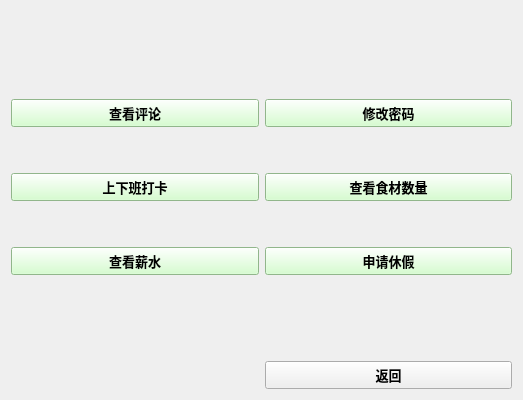
<?xml version="1.0" encoding="UTF-8"?>
<ui version="4.0">
 <class>Stockwidget</class>
 <widget class="QWidget" name="Stockwidget">
  <property name="geometry">
   <rect>
    <x>0</x>
    <y>0</y>
    <width>523</width>
    <height>400</height>
   </rect>
  </property>
  <property name="windowTitle">
   <string>509restaurant</string>
  </property>
  <layout class="QGridLayout" name="gridLayout">
   <item row="0" column="0" colspan="2">
    <layout class="QHBoxLayout" name="horizontalLayout_3"/>
   </item>
   <item row="6" column="1">
    <widget class="QPushButton" name="pushButton_7">
     <property name="font">
      <font>
       <family>Arial Black</family>
       <pointsize>10</pointsize>
       <bold>true</bold>
      </font>
     </property>
     <property name="text">
      <string>返回</string>
     </property>
    </widget>
   </item>
   <item row="1" column="0">
    <spacer name="verticalSpacer">
     <property name="orientation">
      <enum>Qt::Vertical</enum>
     </property>
     <property name="sizeHint" stdset="0">
      <size>
       <width>20</width>
       <height>40</height>
      </size>
     </property>
    </spacer>
   </item>
   <item row="1" column="1">
    <spacer name="verticalSpacer_2">
     <property name="orientation">
      <enum>Qt::Vertical</enum>
     </property>
     <property name="sizeHint" stdset="0">
      <size>
       <width>20</width>
       <height>40</height>
      </size>
     </property>
    </spacer>
   </item>
   <item row="2" column="0" colspan="2">
    <layout class="QGridLayout" name="gridLayout_2">
     <item row="4" column="1">
      <spacer name="verticalSpacer_6">
       <property name="orientation">
        <enum>Qt::Vertical</enum>
       </property>
       <property name="sizeHint" stdset="0">
        <size>
         <width>20</width>
         <height>40</height>
        </size>
       </property>
      </spacer>
     </item>
     <item row="2" column="0">
      <spacer name="verticalSpacer_7">
       <property name="orientation">
        <enum>Qt::Vertical</enum>
       </property>
       <property name="sizeHint" stdset="0">
        <size>
         <width>20</width>
         <height>40</height>
        </size>
       </property>
      </spacer>
     </item>
     <item row="7" column="0">
      <spacer name="verticalSpacer_9">
       <property name="orientation">
        <enum>Qt::Vertical</enum>
       </property>
       <property name="sizeHint" stdset="0">
        <size>
         <width>20</width>
         <height>40</height>
        </size>
       </property>
      </spacer>
     </item>
     <item row="6" column="1">
      <spacer name="verticalSpacer_4">
       <property name="orientation">
        <enum>Qt::Vertical</enum>
       </property>
       <property name="sizeHint" stdset="0">
        <size>
         <width>20</width>
         <height>40</height>
        </size>
       </property>
      </spacer>
     </item>
     <item row="5" column="1">
      <widget class="QPushButton" name="pushButton">
       <property name="sizePolicy">
        <sizepolicy hsizetype="Maximum" vsizetype="Fixed">
         <horstretch>0</horstretch>
         <verstretch>0</verstretch>
        </sizepolicy>
       </property>
       <property name="maximumSize">
        <size>
         <width>300</width>
         <height>150</height>
        </size>
       </property>
       <property name="font">
        <font>
         <family>Arial</family>
         <pointsize>10</pointsize>
         <bold>true</bold>
        </font>
       </property>
       <property name="styleSheet">
        <string notr="true">background-color: rgb(203, 255, 194);</string>
       </property>
       <property name="text">
        <string>申请休假</string>
       </property>
      </widget>
     </item>
     <item row="3" column="0">
      <widget class="QPushButton" name="pushButton_6">
       <property name="sizePolicy">
        <sizepolicy hsizetype="Maximum" vsizetype="Maximum">
         <horstretch>0</horstretch>
         <verstretch>0</verstretch>
        </sizepolicy>
       </property>
       <property name="maximumSize">
        <size>
         <width>300</width>
         <height>150</height>
        </size>
       </property>
       <property name="font">
        <font>
         <family>Arial</family>
         <pointsize>10</pointsize>
         <bold>true</bold>
        </font>
       </property>
       <property name="styleSheet">
        <string notr="true">background-color: rgb(203, 255, 194);</string>
       </property>
       <property name="text">
        <string>上下班打卡</string>
       </property>
      </widget>
     </item>
     <item row="7" column="1">
      <spacer name="verticalSpacer_10">
       <property name="orientation">
        <enum>Qt::Vertical</enum>
       </property>
       <property name="sizeHint" stdset="0">
        <size>
         <width>20</width>
         <height>40</height>
        </size>
       </property>
      </spacer>
     </item>
     <item row="3" column="1">
      <widget class="QPushButton" name="pushButton_2">
       <property name="maximumSize">
        <size>
         <width>300</width>
         <height>150</height>
        </size>
       </property>
       <property name="font">
        <font>
         <family>Arial</family>
         <pointsize>10</pointsize>
         <bold>true</bold>
        </font>
       </property>
       <property name="styleSheet">
        <string notr="true">background-color: rgb(203, 255, 194);</string>
       </property>
       <property name="text">
        <string>查看食材数量</string>
       </property>
      </widget>
     </item>
     <item row="2" column="1">
      <spacer name="verticalSpacer_8">
       <property name="orientation">
        <enum>Qt::Vertical</enum>
       </property>
       <property name="sizeHint" stdset="0">
        <size>
         <width>20</width>
         <height>40</height>
        </size>
       </property>
      </spacer>
     </item>
     <item row="1" column="0">
      <widget class="QPushButton" name="pushButton_5">
       <property name="sizePolicy">
        <sizepolicy hsizetype="Maximum" vsizetype="Maximum">
         <horstretch>0</horstretch>
         <verstretch>0</verstretch>
        </sizepolicy>
       </property>
       <property name="maximumSize">
        <size>
         <width>300</width>
         <height>150</height>
        </size>
       </property>
       <property name="font">
        <font>
         <family>Arial</family>
         <pointsize>10</pointsize>
         <bold>true</bold>
        </font>
       </property>
       <property name="styleSheet">
        <string notr="true">background-color: rgb(203, 255, 194);</string>
       </property>
       <property name="text">
        <string>查看评论</string>
       </property>
      </widget>
     </item>
     <item row="4" column="0">
      <spacer name="verticalSpacer_5">
       <property name="orientation">
        <enum>Qt::Vertical</enum>
       </property>
       <property name="sizeHint" stdset="0">
        <size>
         <width>20</width>
         <height>40</height>
        </size>
       </property>
      </spacer>
     </item>
     <item row="5" column="0">
      <widget class="QPushButton" name="pushButton_3">
       <property name="maximumSize">
        <size>
         <width>300</width>
         <height>150</height>
        </size>
       </property>
       <property name="font">
        <font>
         <family>Arial</family>
         <pointsize>10</pointsize>
         <bold>true</bold>
        </font>
       </property>
       <property name="styleSheet">
        <string notr="true">background-color: rgb(203, 255, 194);</string>
       </property>
       <property name="text">
        <string>查看薪水</string>
       </property>
      </widget>
     </item>
     <item row="1" column="1">
      <widget class="QPushButton" name="pushButton_4">
       <property name="sizePolicy">
        <sizepolicy hsizetype="Maximum" vsizetype="Maximum">
         <horstretch>0</horstretch>
         <verstretch>0</verstretch>
        </sizepolicy>
       </property>
       <property name="maximumSize">
        <size>
         <width>300</width>
         <height>150</height>
        </size>
       </property>
       <property name="font">
        <font>
         <family>Arial</family>
         <pointsize>10</pointsize>
         <bold>true</bold>
        </font>
       </property>
       <property name="styleSheet">
        <string notr="true">background-color: rgb(203, 255, 194);</string>
       </property>
       <property name="text">
        <string>修改密码</string>
       </property>
      </widget>
     </item>
     <item row="6" column="0">
      <spacer name="verticalSpacer_3">
       <property name="orientation">
        <enum>Qt::Vertical</enum>
       </property>
       <property name="sizeHint" stdset="0">
        <size>
         <width>20</width>
         <height>40</height>
        </size>
       </property>
      </spacer>
     </item>
    </layout>
   </item>
  </layout>
 </widget>
 <resources/>
 <connections/>
</ui>
